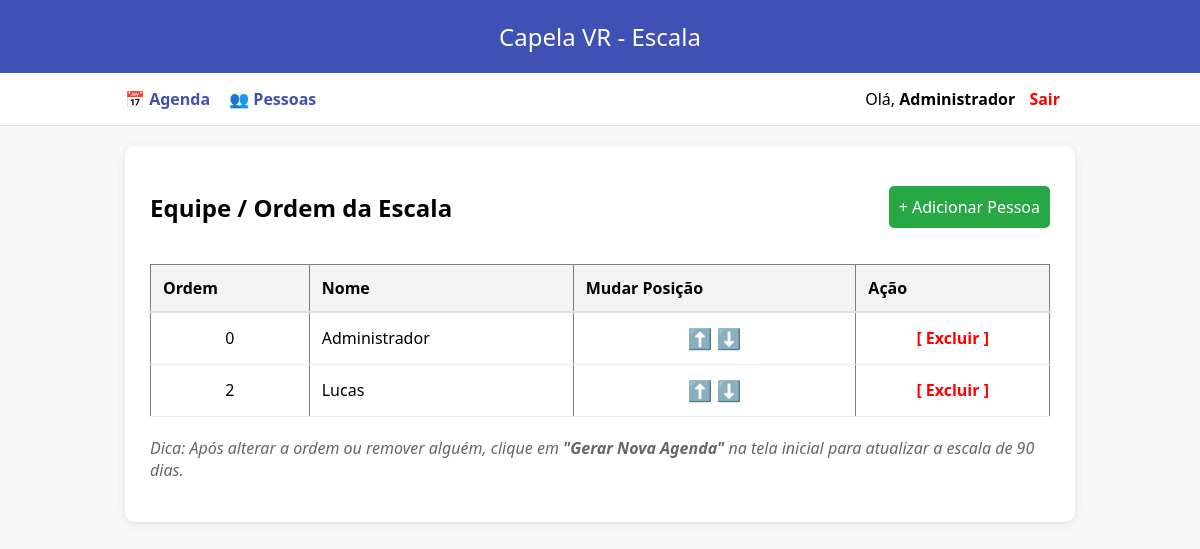
Screenshot of /pessoas (signed in) with the database file from the repository.
### tables this page shows
CREATE TABLE pessoas (
            id INTEGER PRIMARY KEY AUTOINCREMENT,
            nome TEXT NOT NULL,
            login TEXT UNIQUE,
            senha TEXT DEFAULT '1234',
            role TEXT DEFAULT 'user',
            primeiro_login INTEGER DEFAULT 1,
            ordem INTEGER NOT NULL,
            ativo INTEGER DEFAULT 1
        );

### app.py (the view)
@app.route("/pessoas")
def pessoas():
    if session.get('role') != 'admin': return redirect(url_for("login"))
    with get_db() as db:
        c = db.cursor()
        c.execute("SELECT * FROM pessoas ORDER BY ordem")
        lista = c.fetchall()
    return render_template("pessoas.html", pessoas=lista)

### app.py (called while the page is built)
def get_db():
    conn = sqlite3.connect(DB_NAME, timeout=10)
    conn.row_factory = sqlite3.Row
    return conn

### templates/pessoas.html
{% extends "base.html" %}
{% block content %}
<div style="display: flex; justify-content: space-between; align-items: center;">
    <h2>Equipe / Ordem da Escala</h2>
    <a href="/cadastrar" style="background: #28a745; color: white; padding: 10px; text-decoration: none; border-radius: 5px;">+ Adicionar Pessoa</a>
</div>
<table border="1" style="width: 100%; border-collapse: collapse; margin-top: 20px;">
    <thead>
        <tr style="background: #f4f4f4;">
            <th>Ordem</th>
            <th>Nome</th>
            <th>Mudar Posição</th>
            <th>Ação</th>
        </tr>
    </thead>
    <tbody>
        {% for p in pessoas %}
        <tr>
            <td align="center">{{ p['ordem'] }}</td>
            <td>{{ p['nome'] }}</td>
            <td align="center">
                <a href="/mover_pessoa/{{ p['id'] }}/subir" style="text-decoration: none; font-size: 20px;">⬆️</a>
                <a href="/mover_pessoa/{{ p['id'] }}/descer" style="text-decoration: none; font-size: 20px;">⬇️</a>
            </td>
            <td align="center">
                <a href="/remover_pessoa/{{ p['id'] }}"
                   onclick="return confirm('Deseja mesmo remover {{ p['nome'] }}? Isso afetará a agenda.')"
                   style="color: red; text-decoration: none; font-weight: bold;">[ Excluir ]</a>
            </td>
        </tr>
        {% endfor %}
    </tbody>
</table>
<p style="margin-top: 20px; color: #666;">
    <i>Dica: Após alterar a ordem ou remover alguém, clique em <b>"Gerar Nova Agenda"</b> na tela inicial para atualizar a escala de 90 dias.</i>
</p>
{% endblock %}

### templates/base.html (shortened to what this page needs)
<!DOCTYPE html>
<html>
<head>
    <link rel="stylesheet" href="{{ url_for('static', filename='style.css') }}">
</head>
<body>
    <header>Capela VR - Escala</header>
    <nav>
        <div style="display: flex; justify-content: space-between; max-width: 950px; margin: auto;">
            <div>
                <a href="/">📅 Agenda</a>
                {% if session.get('role') == 'admin' %}
                    <a href="/pessoas">👥 Pessoas</a>
                {% endif %}
            </div>
            <div>
                {% if session.get('nome') %}
                    <span>Olá, <b>{{ session['nome']|capitalize }}</b></span>
                    <a href="/logout" style="color: red; margin-left: 10px;">Sair</a>
                {% else %}
                    <a href="/login">Entrar</a>
                {% endif %}
            </div>
        </div>
    </nav>
    <div class="container">
        {% block content %}{% endblock %}
    </div>
</body>
</html>

### static/style.css (style rules this page uses)
body { font-family: 'Segoe UI', sans-serif; background: #f8f9fa; margin: 0; padding: 0; }
header { background: #3f51b5; color: white; padding: 20px; text-align: center; font-size: 24px; }
nav { background: white; padding: 15px; border-bottom: 1px solid #ddd; margin-bottom: 20px; }
nav a { margin-right: 15px; text-decoration: none; color: #3f51b5; font-weight: bold; }
.container { max-width: 900px; margin: auto; background: white; padding: 25px; border-radius: 10px; box-shadow: 0 2px 10px rgba(0,0,0,0.1); }
table { width: 100%; border-collapse: collapse; margin-top: 15px; }
th { background: #f1f3f5; padding: 12px; text-align: left; border-bottom: 2px solid #dee2e6; }
td { padding: 12px; border-bottom: 1px solid #eee; }

### rows the page displays
pessoas: nome "Administrador", ordem "0"
pessoas: ordem "2", nome "Lucas"
